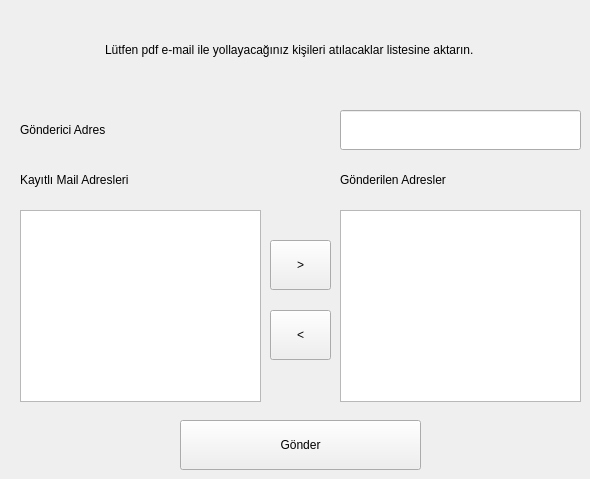
  <widget class="QWidget" name="centralwidget">
   <widget class="QLabel" name="warning_label">
    <property name="geometry">
     <rect>
      <x>105</x>
      <y>10</y>
      <width>471</width>
      <height>80</height>
     </rect>
    </property>
    <property name="text">
     <string>Lütfen pdf e-mail ile yollayacağınız kişileri atılacaklar listesine aktarın.</string>
    </property>
    <property name="wordWrap">
     <bool>true</bool>
    </property>
   </widget>
   <widget class="QPushButton" name="aktargnderlen_pushButton">
    <property name="geometry">
     <rect>
      <x>270</x>
      <y>240</y>
      <width>61</width>
      <height>50</height>
     </rect>
    </property>
    <property name="styleSheet">
     <string notr="true"/>
    </property>
    <property name="text">
     <string>&gt;</string>
    </property>
   </widget>
   <widget class="QLabel" name="warning_icon">
    <property name="geometry">
     <rect>
      <x>20</x>
      <y>10</y>
      <width>71</width>
      <height>80</height>
     </rect>
    </property>
    <property name="styleSheet">
     <string notr="true">image: url(:/Logos/Icon/MainWindow/warning.png);</string>
    </property>
    <property name="text">
     <string/>
    </property>
   </widget>
   <widget class="QListWidget" name="mail_kayitli_adresler">
    <property name="geometry">
     <rect>
      <x>20</x>
      <y>210</y>
      <width>241</width>
      <height>192</height>
     </rect>
    </property>
   </widget>
   <widget class="QPushButton" name="aktarkayitli_pushButton">
    <property name="geometry">
     <rect>
      <x>270</x>
      <y>310</y>
      <width>61</width>
      <height>50</height>
     </rect>
    </property>
    <property name="styleSheet">
     <string notr="true"/>
    </property>
    <property name="text">
     <string>&lt;</string>
    </property>
   </widget>
   <widget class="QListWidget" name="mail_gnderilen_adresler">
    <property name="geometry">
     <rect>
      <x>340</x>
      <y>210</y>
      <width>241</width>
      <height>192</height>
     </rect>
    </property>
   </widget>
   <widget class="QLabel" name="label_gnderici_adres">
    <property name="geometry">
     <rect>
      <x>20</x>
      <y>110</y>
      <width>241</width>
      <height>40</height>
     </rect>
    </property>
    <property name="text">
     <string>Gönderici Adres</string>
    </property>
   </widget>
   <widget class="QLineEdit" name="lineEdit_gnderici_adres">
    <property name="geometry">
     <rect>
      <x>340</x>
      <y>110</y>
      <width>241</width>
      <height>40</height>
     </rect>
    </property>
   </widget>
   <widget class="QLabel" name="label_Kayitli_Mail_Adresleri">
    <property name="geometry">
     <rect>
      <x>20</x>
      <y>160</y>
      <width>241</width>
      <height>40</height>
     </rect>
    </property>
    <property name="text">
     <string>Kayıtlı Mail Adresleri</string>
    </property>
   </widget>
   <widget class="QLabel" name="label_Gnderilen_Adresler">
    <property name="geometry">
     <rect>
      <x>340</x>
      <y>160</y>
      <width>241</width>
      <height>40</height>
     </rect>
    </property>
    <property name="text">
     <string>Gönderilen Adresler</string>
    </property>
   </widget>
   <widget class="QPushButton" name="mailgonder_pushButton">
    <property name="geometry">
     <rect>
      <x>180</x>
      <y>420</y>
      <width>241</width>
      <height>50</height>
     </rect>
    </property>
    <property name="styleSheet">
     <string notr="true"/>
    </property>
    <property name="text">
     <string>Gönder</string>
    </property>
   </widget>
  </widget>
